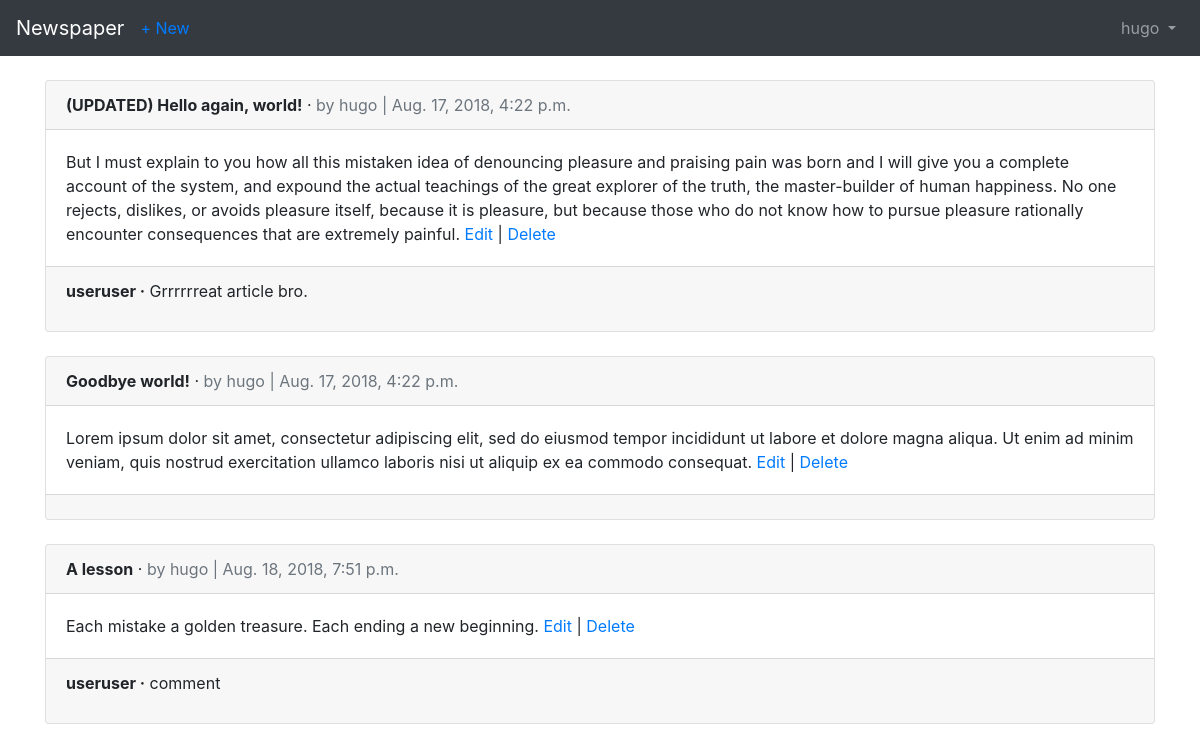
The page /articles/ (signed in) on the database its author committed.
### users/models.py (models this page shows)
class CustomUser(AbstractUser):
    age = models.PositiveIntegerField(default=0)

### articles/models.py (models this page shows, shortened)
class Article(models.Model):
    title = models.CharField(max_length=255)
    body = models.TextField()
    date = models.DateTimeField(auto_now_add=True)
    author = models.ForeignKey(
        get_user_model(),
        on_delete=models.CASCADE,
    )

class Comment(models.Model):
    article = models.ForeignKey(Article,
     on_delete=models.CASCADE,
     related_name='comments'
     )
    comment = models.CharField(max_length=140)
    author = models.ForeignKey(
        get_user_model(),
        on_delete=models.CASCADE,
    )
    def __str__(self):
        return self.comment

### articles/views.py (the view)
# urls.py: path('', views.ArticleListView.as_view(), name='article_list'),
class ArticleListView(LoginRequiredMixin, ListView):
    model = models.Article
    template_name = 'article_list.html'
    login_url = 'login'

### templates/article_list.html (shortened to what this page needs)
{% extends 'base.html' %}
{% block content %}
  {% for article in object_list %}
  <div class="card">
    <div class="card-header">
      <span class="font-weight-bold">{{ article.title }}</span> &middot;
      <span class="text-muted">by {{ article.author }} | {{ article.date }}</span>
    </div>
    <div class="card-body">
      {{ article.body }}
      <a href="{% url 'article_edit' article.pk %}">Edit</a> |
      <a href="{% url 'article_delete' article.pk %}">Delete</a>
    </div>
    <div class="card-footer">
      {% for comment in article.comments.all %}
        <p>
          <span class="font-weight-bold">{{ comment.author }} &middot;</span>
          {{ comment }}
        </p>
      {% endfor %}
    </div>
  </div>
  <br />
  {% endfor %}
{% endblock content %}

### templates/base.html (shortened to what this page needs)
<!doctype html>
<html lang="en">
<head>
  <link rel="stylesheet" href="https://maxcdn.bootstrapcdn.com/bootstrap/4.0.0/css/bootstrap.min.css"
>
  <head>
    <body>
      <nav class="navbar navbar-expand-md navbar-dark bg-dark mb-4">
        <a class="navbar-brand" href="{% url 'home' %}">Newspaper</a>
        {% if user.is_authenticated %}
        <ul class="navbar-nav mr-auto">
          <li class="nav-item"><a href="{% url 'article_new' %}">+ New</a></li>
        </ul>
        {% endif %}
      <div class="collapse navbar-collapse" id="navbarCollapse">
        {% if user.is_authenticated %}
        <ul class="navbar-nav ml-auto">
          <li class="nav-item">
            <a class="nav-link dropdown-toggle" href="#" id="userMenu"
            data-toggle="dropdown" aria-haspopup="true" aria-expanded
            ="false">
            {{ user.username }}
          </a>
        </li>
      </ul>
          {% endif %}
        </div>
      </nav>
      <div class="container">
        {% block content %}
        {% endblock %}
      </div>
  </body>
</html>

### rows shown on the page
CustomUser: username "hugo"
Article: title "(UPDATED) Hello again, world!", author "hugo", date "Aug. 17, 2018, 4:22 p.m.", body "But I must explain to you how all this mistaken idea of denouncing pleasure and praising pain was born and I will give you a complete account of the system, and expound the actual teachings of the great explorer of the truth, the master-builder of human happiness. No one rejects, dislikes, or avoids pleasure itself, because it is pleasure, but because those who do not know how to pursue pleasure rationally encounter consequences that are extremely painful."
Comment: author "useruser", comment "Grrrrrreat article bro."
Article: title "Goodbye world!", author "hugo", date "Aug. 17, 2018, 4:22 p.m.", body "Lorem ipsum dolor sit amet, consectetur adipiscing elit, sed do eiusmod tempor incididunt ut labore et dolore magna aliqua. Ut enim ad minim veniam, quis nostrud exercitation ullamco laboris nisi ut aliquip ex ea commodo consequat."
Article: title "A lesson", author "hugo", date "Aug. 18, 2018, 7:51 p.m.", body "Each mistake a golden treasure. Each ending a new beginning."
Comment: author "useruser", comment "comment"
